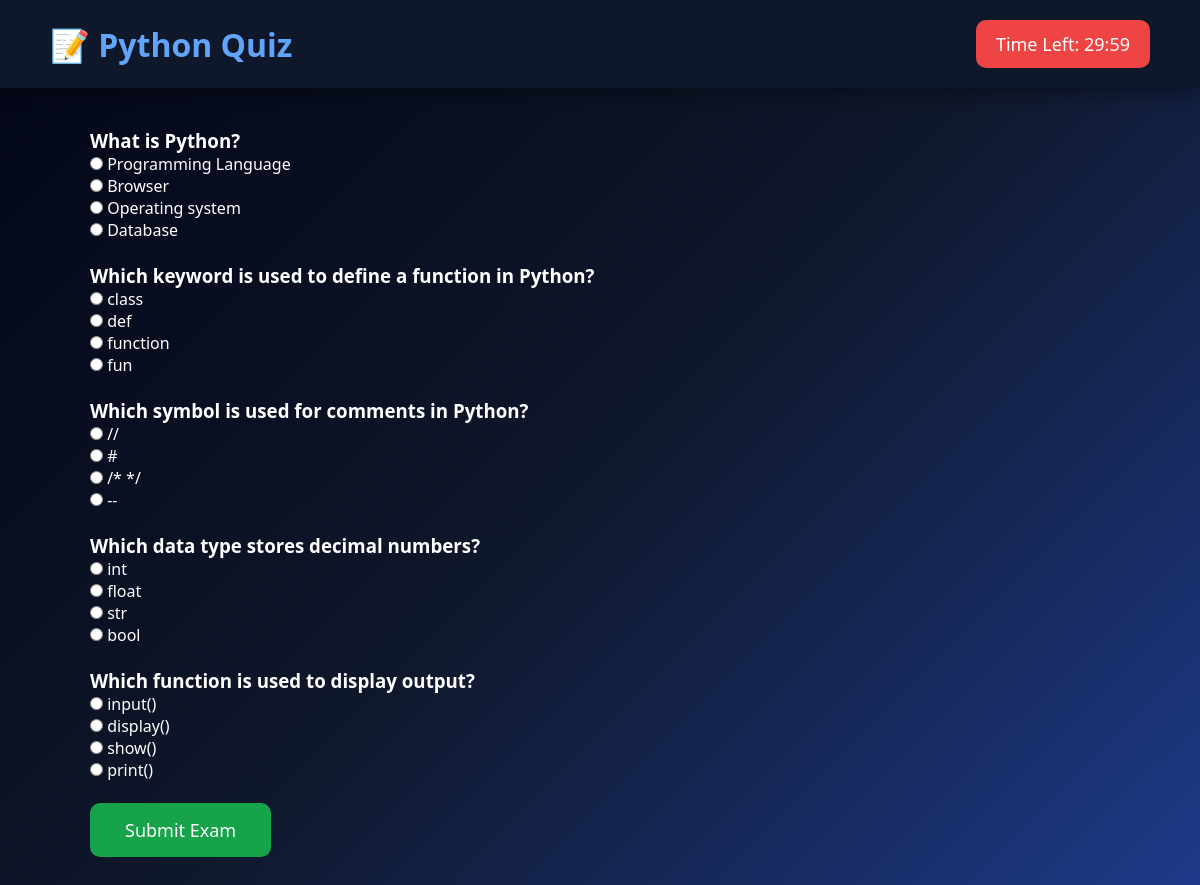
/exams/attempt_exam/1/, run on the app's committed database.
### exams/models.py (models this page shows, shortened)
class Exam(models.Model):
    title = models.CharField(max_length=100)
    subject = models.CharField(max_length=100)
    total_marks = models.IntegerField()
    duration = models.IntegerField(help_text="Duration in minutes")

class Question(models.Model):
    exam = models.ForeignKey(Exam, on_delete=models.CASCADE)
    question_text = models.TextField()
    option1 = models.CharField(max_length=200)
    option2 = models.CharField(max_length=200)
    option3 = models.CharField(max_length=200)
    option4 = models.CharField(max_length=200)
    correct_answer = models.CharField(max_length=200)
    marks = models.IntegerField(default=5)

### exams/views.py (the view, shortened to what this page needs)
# urls.py: path('attempt_exam/<int:exam_id>/', views.attempt_exam, name='attempt_exam'),
def attempt_exam(request, exam_id):
    print(request.method)   # Debug
    exam = get_object_or_404(Exam, id=exam_id)
    questions = Question.objects.filter(exam=exam)
    return render(request, "exams/attempt_exam.html", {"exam": exam, "questions": questions})

### exams/templates/exams/attempt_exam.html (shortened to what this page needs)
<!DOCTYPE html>
<html lang="en">
<head>
</head>
<body>
<header>
<h1>📝 {{ exam.title }}</h1>
<div class="timer">
Time Left: <span id="time">30:00</span>
</div>
</header>
<div class="container">
<form method="POST">
{% for question in questions %}
<h3>{{ question.question_text }}</h3>
        <input type="radio" name="{{ question.id }}" value="{{ question.option1 }}">
        {{ question.option1 }}<br>
        <input type="radio" name="{{ question.id }}" value="{{ question.option2 }}">
        {{ question.option2 }}<br>
        <input type="radio" name="{{ question.id }}" value="{{ question.option3 }}">
        {{ question.option3 }}<br>
        <input type="radio" name="{{ question.id }}" value="{{ question.option4 }}">
        {{ question.option4 }}<br><br>
    {% endfor %}
<button type="submit" class="submit-btn">
Submit Exam
</button>
</form>
</div>
</body>
</html>

### exams/templates/exams/attempt_exam.html (style rules this page uses)
* { margin:0; padding:0; box-sizing:border-box; font-family:'Segoe UI',sans-serif; }
body { background:linear-gradient(135deg,#020617,#0f172a,#1e3a8a); color:white; }
header { background:#0f172a; padding:20px 50px; display:flex; justify-content:space-between; align-items:center; box-shadow:0 5px 20px rgba(0,0,0,.4); }
header h1 { color:#60a5fa; }
.timer { background:#ef4444; padding:12px 20px; border-radius:10px; font-size:18px; }
.container { width:85%; margin:40px auto; }
.submit-btn { background:#16a34a; color:white; padding:15px 35px; border:none; border-radius:10px; font-size:18px; cursor:pointer; }

### data on the page
Exam: title "Python Quiz"
Question: question_text "What is Python?", option1 "Programming Language", option2 "Browser", option3 "Operating system", option4 "Database"
Question: question_text "Which keyword is used to define a function in Python?", option1 "class", option2 "def", option3 "function", option4 "fun"
Question: question_text "Which symbol is used for comments in Python?", option1 "//", option2 "#", option3 "/* */", option4 "--"
Question: question_text "Which data type stores decimal numbers?", option1 "int", option2 "float", option3 "str", option4 "bool"
Question: question_text "Which function is used to display output?", option1 "input()", option2 "display()", option3 "show()", option4 "print()"
